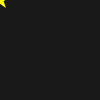
Frame 1 (no input)
Frame 60 (no input): identical to frame 1, image omitted
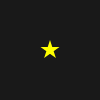
Frame 120 (the mouse pressed at the canvas centre since frame 60)

The p5.js sketch that drew these frames (run headless with seeded random() and noise() and a simulated clock; from frame 60 on, the mouse is pressed at the canvas centre):

// p5.js sketch
// ── sketch.js
function setup() {
  createCanvas(windowWidth, windowHeight);
}

function windowResized(){
  resizeCanvas(windowWidth, windowHeight);
}


function draw() {
  background(220);
  push();
  noStroke();
  fill(255,255,0);
  star(mouseX,mouseY,10);
  pop();
}

let xPoint;
let yPoint;
let count;
let cycle;

function setup() {
  xPoint = windowWidth-100;
  yPoint = windowHeight/2;
  count = 0;
  cycle = 200;
}

function draw(){
  background(25);
  count = (count + 1) % cycle;
  if(count<24 || count>174){
    fill(0,255,255);
   xPoint = xPoint - 2;
    yPoint = yPoint - 4
    ellipse(xPoint,yPoint,50);
  }
  else if(count<49|| count>149){
    xPoint = xPoint + 2;
    yPoint = yPoint -4;
    ellipse(xPoint,yPoint,50);
  }
  else if(count<74|| count>124){
    xPoint =xPoint +2;
    yPoint =yPoint +3.9;
    ellipse(xPoint,yPoint,50);
    }
  else{
    xPoint = xPoint - 2.;
    yPoint = yPoint + 3.9
    ellipse(xPoint,yPoint,50);
  }
  push();
  noStroke();
  fill(255,255,0);
  star(mouseX,mouseY,10);
  pop();
}

function star(cx, cy, r){
  beginShape();
  for(let i = 0; i < 5; i++){
    const theta = TWO_PI * i * 2 / 5 - HALF_PI;
    const x = cx + cos(theta) * r;
    const y = cy + sin(theta) * r;
    vertex(x, y);
  }
  endShape(CLOSE);
}
